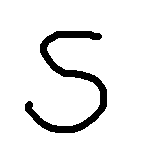
#> input picture Test - Symbol S/2.png, 150 x 150 px, found by its file name
$ jupyter execute --allow-errors 'Персептрон - распознавание символов s и 4.ipynb'
#> lines starting #> are read from the running program, lines starting #| are printed output that depends on the picture; after the words box and inside, x2 and y2 are one past the last pixel; in counts of white or black regions, pixels touching at a corner belong together
# Персептрон
## Распознавание символов S и 4

_Импорт библиотек_

[cell 1]
import numpy as np
import scipy.special
from random import randint
import random
from PIL import Image
import math

CONST_IMG_SIZE = 100

_Функция преобразования изображения в массив из 0 и 1_

[cell 2]
def imageToArray(filename):
    openedImage = Image.open(filename)
    grayColorImage = openedImage.convert('L')
    bwColorImage = np.asarray(grayColorImage).copy()

    for i in range(int(len(bwColorImage)/2)):
        for j in range(int(len(bwColorImage)/2)):
            bwColorImage[i][j] = 1 if bwColorImage[i][j] == 0 else 0

    return bwColorImage

_Функция для масштабирования входного изображения_

[cell 3]
def scaleImage(arrayFromImage, n):
    tmp = [[0 for x in range(n)] for y in range(n)]

    xmin = n
    xmax = -1
    ymin = n
    ymax = -1

    for i in range(n):
        for j in range(n):
            if arrayFromImage[i][j] == 1:
                if j < xmin: xmin = j
                if j > xmax: xmax = j
                if i < ymin: ymin = i
                if i > ymax: ymax = i

            tmp[i][j] = arrayFromImage[ymin + int((i / n) * (ymax - ymin + 1))][xmin + int((j / n) * (xmax - xmin + 1))]

            arrayFromImage[i][j] = tmp[i][j]

    return arrayFromImage

_Функция обработки входного изображения_

[cell 4]
def imageProcessing(filename):
    arrayFromImage = imageToArray(filename)
    scaledImage = scaleImage(arrayFromImage, CONST_IMG_SIZE)

    return scaledImage.ravel()

_Создание обучающей выборки_

[cell 5]
listToLearn_S = []
listToLearn_4 = []

listToTest = []

# Заполняем данные для обучения
#> (the rest of this cell did not finish here and is left out)


    # массивы картинок с символом 4
    filename_4 = "~/Learn - Symbol 4/" + str(num) + '.png'
    listToLearn_4.append(imageProcessing(filename_4))

_Заполнение массива весов случайными значениями из диапазона [-0.1, 0.1]_

[cell 6]
imageSize = CONST_IMG_SIZE * CONST_IMG_SIZE
#> imageSize = 10000
weights = [0 for x in range(imageSize)]
#> weights = 10000 values from 0 to 0

for i in range(imageSize):
    weights[i] = random.uniform(-0.1, 0.1)

_Функция тренировки сети_

[cell 7]
# Коэффициент скорости обучения
speed = 0.7
# Порог функции активации
bias = 5

def trainNet(symbol, rightAnswer):
    # Рассчитываем взвешенную сумму
    net = 0
    for i in range(imageSize):
        net += symbol[i] * weights[i]

    # Превышен ли порог? (Да - сеть думает, что это S. Нет - сеть думает, что это 4)
    perceptonResult = 1 if net >= bias else 0

    # Сопоставляем ответ сети с корректным ответом
    checkPerceptonResult = perceptonResult == rightAnswer

    print("perceptonResult ", perceptonResult, " rightAnswer ", rightAnswer, " checkPerceptonResult ",checkPerceptonResult)

    # Если сеть ошиблась и не распознала символ
    if checkPerceptonResult == False:
        weightCorrectionValue = 1 if perceptonResult == 0 else -1

        for i in range(imageSize):
            weights[i] = weights[i] + speed * weightCorrectionValue * symbol[i]

_Функция распознования символов_

[cell 8]
def startDetection(symbol):
    # Рассчитываем взвешенную сумму
    net = 0
    for i in range(imageSize):
        net += symbol[i] * weights[i]

    # Превышен ли порог? (Да - сеть думает, что это S. Нет - сеть думает, что это 4)
    perceptonResult = 1 if net >= bias else 0

    return perceptonResult

_Тренировка сети_

[cell 9]
j = 0
learningRange = 44
arrayOfRandomIndeces = []

for i in range(int(learningRange / 2)):
    arrayOfRandomIndeces.append(0)
    arrayOfRandomIndeces.append(1)

random.shuffle(arrayOfRandomIndeces)

#> (the rest of this cell did not finish here and is left out)

_Прогон по обучающей выборке_

#> (a cell that did not finish here is left out)

_Прогон по тестовой выборке_

[cell 11]
filename_S = "~/Test - Symbol S/2.png"

result = startDetection(imageProcessing(filename_S))
#> call 2 of imageToArray, with filename = '~/Test - Symbol S/2.png'
#> in imageToArray, openedImage is the input picture: PIL image 150x150 RGBA; mean R, G, B, A 234.5, 234.5, 234.5, 255
#> in imageToArray (call 2), `grayColorImage = openedImage.convert('L')`: grayColorImage: PIL image 150x150 L; 92% white; 1 black region, box (x1, y1, x2, y2) and area: (25, 31, 107, 133) 1809
#> the loop in imageToArray (call 2), `for i in range(int(len(bwColorImage)/2)):` made 75 passes
#> after the loop in imageToArray (call 2), `for i in range(int(len(bwColorImage)/2)):`:
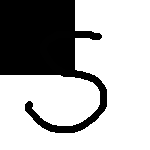
#> bwColorImage: shape (150, 150); min 0, max 255, mean 177
#> after the loop in scaleImage, `for i in range(n):`:
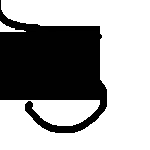
#> arrayFromImage: shape (150, 150); min 0, max 255, mean 160.7
#> after the loop in scaleImage, `for i in range(n):`: tmp = 100 items; xmax = 74; xmin = 40; ymax = 74; ymin = 31
#> in startDetection, `net = 0`: net = 0
#> the loop in startDetection, `for i in range(imageSize):` made 10000 passes
#> net on passes 1 to 3: 0, 13.16, 9.1
#> after the loop in startDetection, `for i in range(imageSize):`: net = 607.2
#> in startDetection, `perceptonResult = 1 if net >= bias else 0`: perceptonResult = 1
#> result = 1
print("S | ответ сети: ", "s" if result == 1 else "4" )
#| S | ответ сети:  s

[cell 12]
filename_4 = "~/Test - Symbol 4/3.png"

result = startDetection(imageProcessing(filename_4))
#> call 3 of imageToArray, with filename = '~/Test - Symbol 4/3.png'
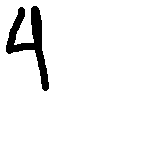
#> input picture Test - Symbol 4/3.png, 150 x 150 px, found by its file name
#> in imageToArray, openedImage is the input picture: PIL image 150x150 RGBA; mean R, G, B, A 241.6, 241.6, 241.6, 255
#> in imageToArray (call 3), `grayColorImage = openedImage.convert('L')`: grayColorImage: PIL image 150x150 L; 94.7% white; 1 black region, box (x1, y1, x2, y2) and area: (6, 6, 49, 91) 1186
#> the loop in imageToArray (call 3), `for i in range(int(len(bwColorImage)/2)):` made 75 passes
#> after the loop in imageToArray (call 3), `for i in range(int(len(bwColorImage)/2)):`:
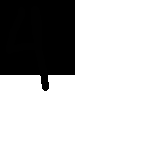
#> bwColorImage: shape (150, 150); min 0, max 255, mean 190.1
#> call 2 of scaleImage, with n = 100
#> after the loop in scaleImage (call 2), `for i in range(n):`:
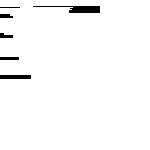
#> arrayFromImage: shape (150, 150); values 1 (black) and 255 (white), 97.6% white; 6 black regions, box (x1, y1, x2, y2) and area: (33, 6, 100, 13) 245, (0, 75, 31, 79) 124, (0, 57, 19, 60) 57, (0, 33, 13, 38) 47, (0, 14, 13, 18) 46, (0, 7, 20, 8) 20
#> after the loop in scaleImage (call 2), `for i in range(n):`: xmax = 47; xmin = 6; ymax = 74; ymin = 6
#> the loop in startDetection (call 2), `for i in range(imageSize):` made 10000 passes
#> net on passes 1 to 3: 17.57, 30.72, 26.67
#> result = 0
print("4 | ответ сети: ", "s" if result == 1 else "4" )
#| 4 | ответ сети:  4
